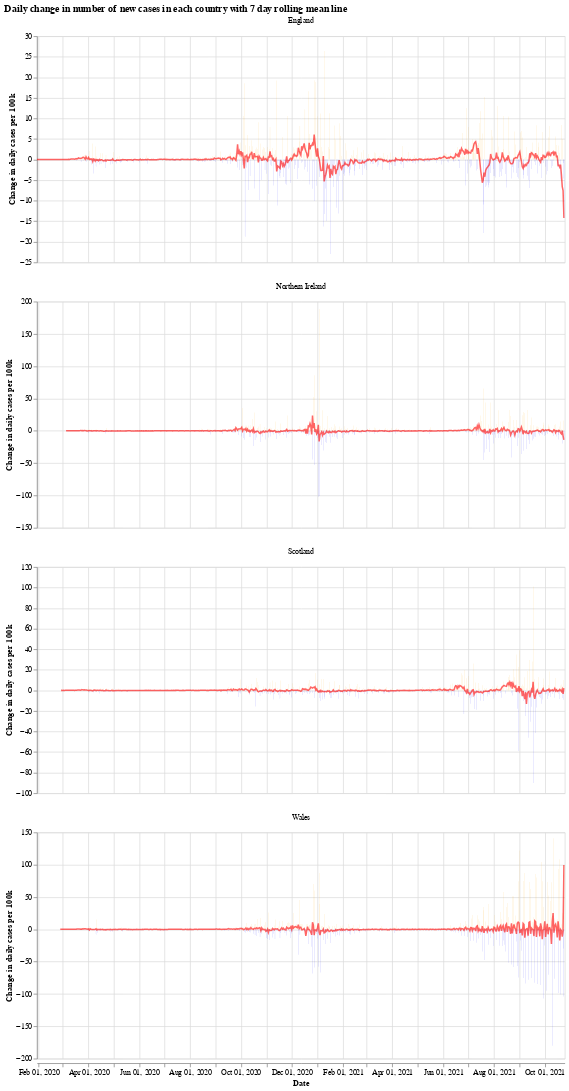

Notebook cell for this chart:
### Markdown cell above
We will use the Python library `Altair` for visualising the data, see the [altair docs](https://altair-viz.github.io/) for more information.

First we have a graph which shows the daily change in the number of new cases for each country. This number jumps up and down all over the place, which is likely due to delay in reporting of new cases over the weekend. Another interesting thing is that it looks like the daily cases in Wales experienced a much shorter period of calm over the summer (calm in the sense of daily cases not jumping up and down).

The orange bars are days when the number of new cases (per 100k population) was more than the previous day, while the blue are days when the number of new cases dropped. The red line is the 7 day moving average. 

When the moving average line is below 0, it means that there is a consistent drop in new cases. We can see this clearly happening around the times that lockdowns were introduced (though, to varying degrees). I will update the graphs soon with a marker of when each lockdown started.

### Code cell
# collapse
import altair as alt

bars = alt.Chart(uk_cases).mark_bar().encode(
    x=alt.X("yearmonthdate(date):T", axis=alt.Axis(title='Date')),
    y=alt.Y("casesChangeRate:Q", axis=alt.Axis(title='Change in daily cases per 100k')),
    tooltip='casesChange',
    color=alt.condition(
        alt.datum.casesChangeRate > 0,
        alt.value("orange"),  # The positive color
        alt.value("blue")  # The negative color
    )
).properties(title='Daily change in number of new cases with 7 day rolling mean',width=700).interactive()

line = alt.Chart(uk_cases).mark_line(
    color='red',
    size=2,
    opacity=0.6
).transform_window(
    rolling_mean='mean(casesChangeRate)',
    frame=[0, 7],
    groupby=['areaName']
).encode(
    x='yearmonthdate(date):T',
    y='rolling_mean:Q'
)

alt.layer(bars, line, data=uk_cases).facet(alt.Column(
    'areaName', title=''), columns=1).resolve_scale(y='independent').properties(title='Daily change in number of new cases in each country with 7 day rolling mean line')

### Figure 1 — Vega-Lite specification as saved in the notebook (floating-point values rounded to 4 significant figures; data arrays with more than 128 entries replaced by an {"elided": "..."} marker saying what was removed)
{"config": {"view": {"continuousWidth": 400, "continuousHeight": 300}}, "data": {"name": "data-e22c2e41ca47df33bf915bcae83ce341"}, "facet": {"type": "nominal", "field": "areaName", "title": ""}, "spec": {"layer": [{"mark": "bar", "encoding": {"color": {"condition": {"value": "orange", "test": "(datum.casesChangeRate > 0)"}, "value": "blue"}, "tooltip": {"type": "quantitative", "field": "casesChange"}, "x": {"type": "temporal", "axis": {"title": "Date"}, "field": "date", "timeUnit": "yearmonthdate"}, "y": {"type": "quantitative", "axis": {"title": "Change in daily cases per 100k"}, "field": "casesChangeRate"}}, "selection": {"selector001": {"type": "interval", "bind": "scales", "encodings": ["x", "y"]}}, "title": "Daily change in number of new cases with 7 day rolling mean", "width": 700}, {"mark": {"type": "line", "color": "red", "opacity": 0.6, "size": 2}, "encoding": {"x": {"type": "temporal", "field": "date", "timeUnit": "yearmonthdate"}, "y": {"type": "quantitative", "field": "rolling_mean"}}, "transform": [{"window": [{"op": "mean", "field": "casesChangeRate", "as": "rolling_mean"}], "frame": [0, 7], "groupby": ["areaName"]}]}]}, "columns": 1, "resolve": {"scale": {"y": "independent"}}, "title": "Daily change in number of new cases in each country with 7 day rolling mean line", "$schema": "https://vega.github.io/schema/vega-lite/v4.8.1.json", "datasets": {"data-e22c2e41ca47df33bf915bcae83ce341": {"elided": "2444 records"}}}
